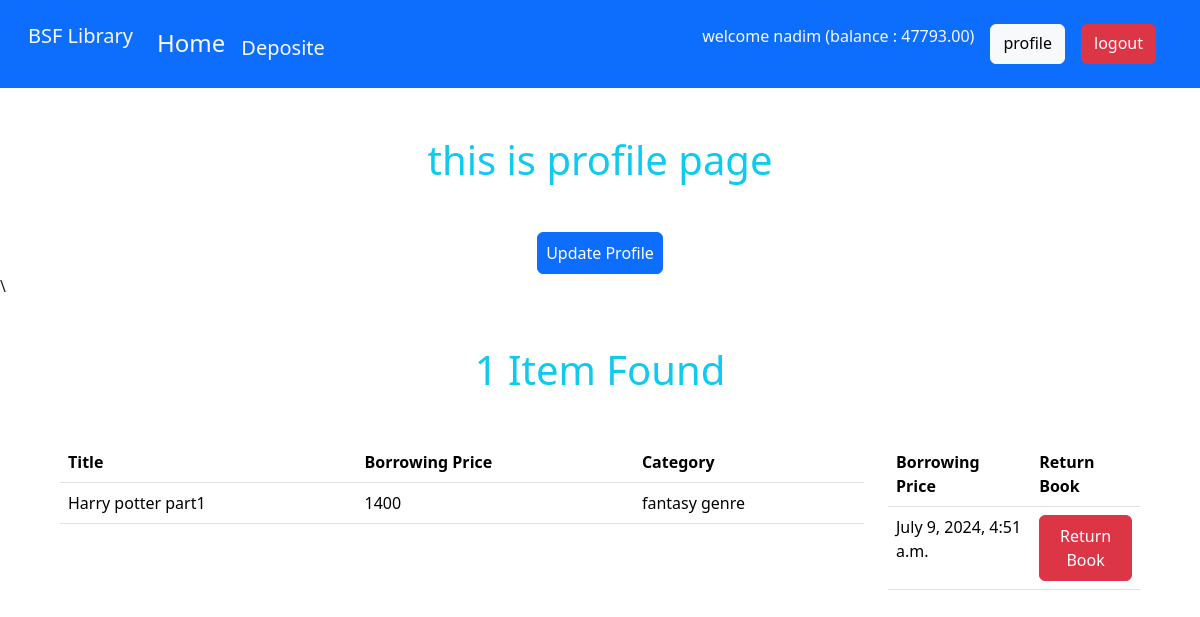
Screenshot of /core/profile/ (signed in) with the database file from the repository.
### accounts/models.py (models this page shows, shortened)
class UserAccount(models.Model):
    user = models.OneToOneField(User,related_name='account',on_delete= models.CASCADE,null= True)
    account_no = models.IntegerField(unique=True)
    gender = models.CharField(max_length=100)
    birth_date = models.DateField(null = True,blank=True)
    first_deposit_date = models.DateField(auto_now_add=True)
    balance = models.DecimalField(default=0,max_digits=12,decimal_places=2)

### books/models.py (models this page shows, shortened)
class BookModel(models.Model):
    img = models.ImageField(upload_to='images/')
    title = models.CharField(max_length=255)
    borrowing_price = models.IntegerField()
    description = models.TextField()
    category = models.ForeignKey(CategoryModel,on_delete = models.CASCADE)

class BorrowingModel(models.Model):
    book_id = models.IntegerField()
    borrow_date = models.DateTimeField(auto_now_add=True,null=True)
    user = models.ForeignKey(User,on_delete=models.CASCADE,null=True,related_name='book')

### category/models.py (models this page shows, shortened)
class CategoryModel(models.Model):
    name = models.CharField(max_length=255)
    slug = models.SlugField(max_length=255,blank=True,null=True)

### core/views.py (the view)
# urls.py: path('profile/',views.profile,name = 'profile'),
@login_required
def profile(request):
    borrow = models.BorrowingModel.objects.filter(user = request.user)
    books = []
    for id in borrow:
        books.append(models.BookModel.objects.get(pk = id.book_id))
    return render(request,'profile.html',{'books' : books,'borrows' : borrow})

### core/templates/profile.html
{%extends 'base.html'%} {%block content%}
<h1 class="text-center text-info mt-5">this is profile page</h1>
<a href="{%url 'update_profile'%}" class="d-flex justify-content-center mt-5"
  ><button class="btn btn-primary p-2">Update Profile</button></a
>\
<h1 class="text-info text-center mt-5 mb-5">{{books | length}} Item Found</h1>
<div class="row m-5">
  <div class="col-9">
    <table class="table">
      <thead>
        <tr>
          <th scope="col">Title</th>
          <th scope="col">Borrowing Price</th>
          <th scope="col">Category</th>
        </tr>
      </thead>
      <tbody>
        {%for book in books%}
        <tr>
          <td>{{book.title}}</td>
          <td>{{book.borrowing_price}}</td>
          <td>{{book.category.name}}</td>
        </tr>
        {%endfor%}
      </tbody>
    </table>
  </div>
  <div class="col-3">
    <table class="table">
      <thead>
        <tr>
          <th scope="col">Borrowing Price</th>
          <th scope="col">Return Book</th>
        </tr>
      </thead>
      <tbody>
        {%for borrow in borrows%}
        <tr>
          <td>{{borrow.borrow_date}}</td>
          <td><a href="{%url 'return' borrow.id%}" class="btn btn-danger p-2">Return Book</a></td>
        </tr>
        {%endfor%}
      </tbody>
    </table>
  </div>
</div>
{%endblock%}

### core/templates/base.html (shortened to what this page needs)
<!doctype html>
<html lang="en">
  <head>
    <link href="https://cdn.jsdelivr.net/npm/bootstrap@5.3.3/dist/css/bootstrap.min.css" rel="stylesheet">
  </head>
  <body>
    <nav class="navbar navbar-expand-lg bg-primary p-3">
        <div class="container-fluid">
          <a class="navbar-brand" href="#">
            <p class="text-light"
            >BSF Library</p>
          </a>
          <div class="collapse navbar-collapse" id="navbarSupportedContent">
            <ul class="navbar-nav me-auto mb-2 mb-lg-0">
              <li class="nav-item">
                <a
                  class="nav-link active text-light fs-4"
                  aria-current="page"
                  href="{%url 'homepage'%}"
                  >Home</a
                >
              </li>
              {%if user.is_authenticated%}
              <li class="nav-item">
                <a
                  class="nav-link active text-light fs-5 mt-2"
                  aria-current="page"
                  href="{%url 'deposite'%}"
                  >Deposite</a
                >
              </li>
              {%endif%}
            </ul>
            <div class="d-flex" role="search">
              {%if user.is_authenticated%}
             <p class="text-light mx-3">welcome {{user}} (balance : {{user.account.balance}})</p>
              <a href="{%url 'profile'%}" class="btn btn-light">profile</a>
              <a href="{%url 'logout'%}" class="btn btn-danger mx-3">logout</a>
              {%else%}
              <a href="{% url 'register'%}" class="btn btn-success p-2">signup</a>
              <a href="{% url 'login'%}" class="btn btn-warning p-2 mx-3">login</a>
              {%endif%}
            </div>
          </div>
        </div>
      </nav>
      {%block content%}{%endblock%}
  </body>
</html>

### rows the page displays
BookModel: title "Harry potter part1", borrowing_price "1400", category.name "fantasy genre"
BorrowingModel: borrow_date "July 9, 2024, 4:51 a.m."

### other values shown
{{ user }} "nadim"
{{ user.account.balance }} "47793.00"
{{ books | length }} "1"
